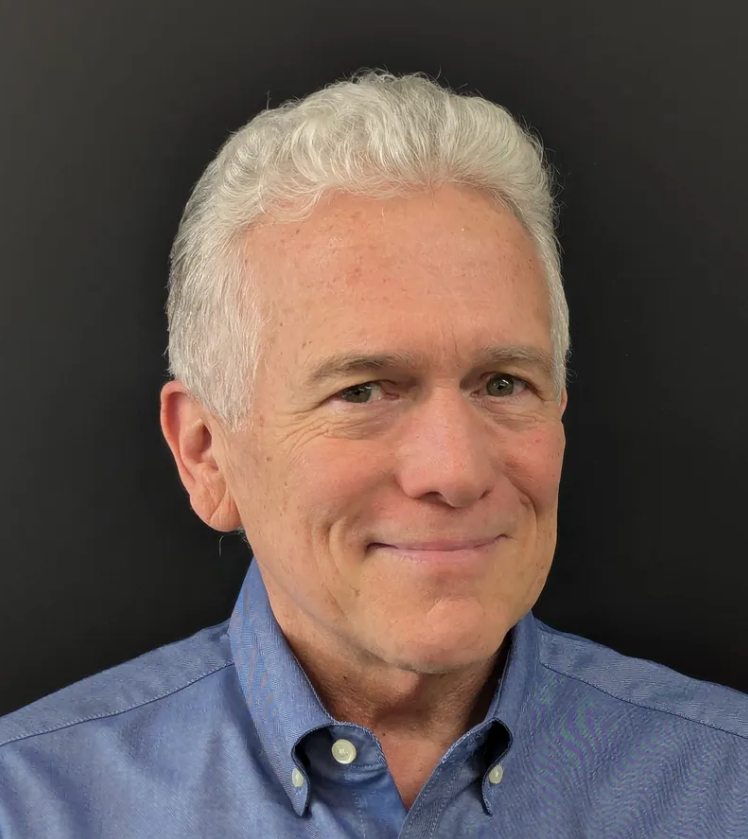
#> input picture images/_src/joffrey-long.png, 748 x 839 px
$ python build-vcard.py
#> lines starting #> are read from the running program, lines starting #| are printed output that depends on the picture
#!/usr/bin/env python3
"""
Generate assets/joffrey-long.vcf with the portrait embedded as base64.

Usage:  python3 tools/build-vcard.py

iOS Contacts is unreliable about fetching a remote PHOTO;VALUE=uri at import
time, so the image is embedded directly. That is also why the source is
downscaled hard: the whole .vcf has to stay small enough to hand around.
"""
import base64, io, os, sys
from PIL import Image

ROOT = os.path.dirname(os.path.dirname(os.path.abspath(__file__)))
SRC = os.path.join(ROOT, "images", "_src", "joffrey-long.png")
DEST = os.path.join(ROOT, "assets", "joffrey-long.vcf")

PHONE = "+18186351777"
EMAIL = "info@asksw.com"
PHOTO_PX = 400
JPEG_QUALITY = 85
# Square crop window on the source, chosen to sit the face near the centre of
# the frame — iOS masks contact photos to a circle, so edges get eaten.
CROP_TOP = 20


def portrait_b64():
    im = Image.open(SRC)
#> im is the input picture: PIL image 748x839 RGBA; mean R, G, B, A 99.8, 85.9, 81.6, 255
    im.load()
    if im.mode in ("RGBA", "LA", "P"):
        im = im.convert("RGBA")
        flat = Image.new("RGB", im.size, (255, 255, 255))
#> flat: PIL image 748x839 RGB; every value is 255
        flat.paste(im, mask=im.split()[-1])
        im = flat
    else:
        im = im.convert("RGB")

    side = min(im.width, im.height - CROP_TOP)
#> side = 748
    left = (im.width - side) // 2
#> left = 0
    im = im.crop((left, CROP_TOP, left + side, CROP_TOP + side))
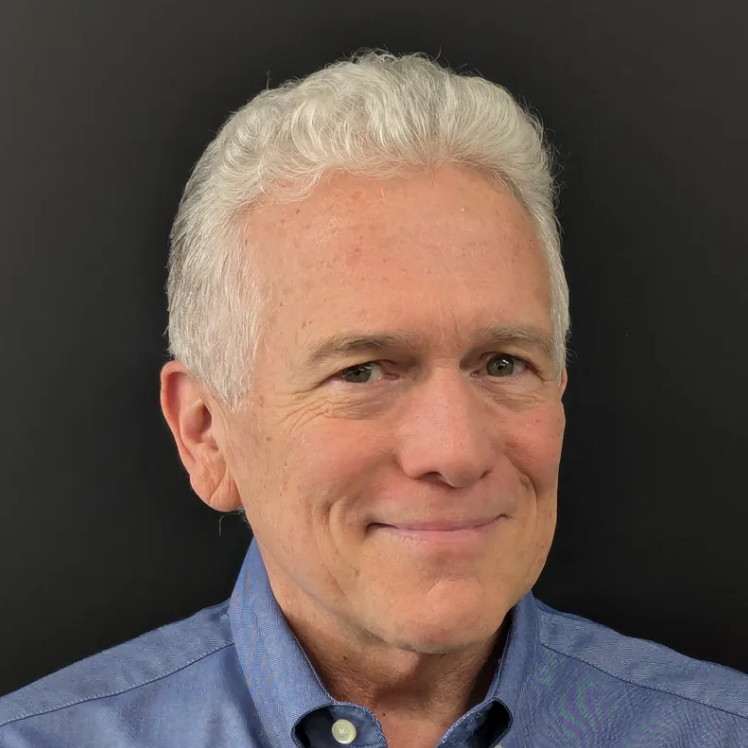
#> im: PIL image 748x748 RGB; mean R, G, B 101.2, 84.7, 77.4
    im = im.resize((PHOTO_PX, PHOTO_PX), Image.LANCZOS)
#> im: PIL image 400x400 RGB

    buf = io.BytesIO()
    im.save(buf, "JPEG", quality=JPEG_QUALITY, optimize=True, progressive=False)
    raw = buf.getvalue()
    print(f"  portrait: {PHOTO_PX}x{PHOTO_PX} JPEG q{JPEG_QUALITY}, {len(raw):,} bytes")
    return base64.b64encode(raw).decode("ascii"), len(raw)


def fold(line):
    """RFC 2426 folding: 75 octets per line, continuations begin with one space.

    Counted in octets, not characters, and never split inside a multi-byte
    UTF-8 sequence — the NOTE field carries middle dots.
    """
    out, first = [], True
    while line:
        limit = 75 if first else 74
        take = len(line)
        while len(line[:take].encode("utf-8")) > limit:
            take -= 1
        out.append(line[:take] if first else " " + line[:take])
        line = line[take:]
        first = False
    return out


def main():
    b64, raw_len = portrait_b64()

    props = [
        "BEGIN:VCARD",
        "VERSION:3.0",
        "FN:Joffrey Long",
        "N:Long;Joffrey;;;",
        "PHOTO;ENCODING=b;TYPE=JPEG:" + b64,
        "ORG:Southwest Bancorp",
        "TITLE:Direct Hard-Money Lender",
        f"TEL;TYPE=WORK,VOICE:{PHONE}",
        f"EMAIL;TYPE=WORK:{EMAIL}",
        "ADR;TYPE=WORK:;;5151 California Ave STE 100;Irvine;CA;92617-3205;USA",
        "URL:https://southwestdirect.com",
        "NOTE:California DRE Broker License 00525142 · NMLS 207202 · 43 years hard-money lending",
        "END:VCARD",
    ]

    lines = []
    for prop in props:
        lines += fold(prop)

    with open(DEST, "w", encoding="utf-8", newline="") as f:
        f.write("\r\n".join(lines) + "\r\n")

    size = os.path.getsize(DEST)
    print(f"  wrote {DEST}")
    print(f"  base64: {len(b64):,} chars, {len(lines)} folded lines total")
    print(f"  total .vcf: {size:,} bytes ({size/1024:.1f} KB)")
    return 0


if __name__ == "__main__":
    sys.exit(main())
#> (the program exits here)
